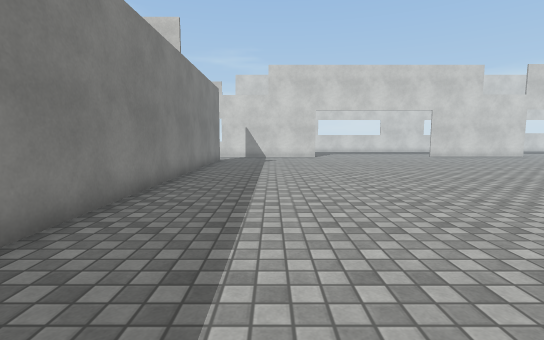
view 1 (above)

24 first-person views from a walk through a scene from a Unity 3-D project. The camera is 1.2 m above the floor, tilts 6° down and sees 85° across. The floor is counted in squares, 1 m on a side. Each view is taken from the middle of a square. On the plan, view 1 faces up. The plan holds only what a view shows up to about 13 squares ahead; the rest is blank. The player is left out. Surface patterns are stand-ins for the level's own textures.

view 2
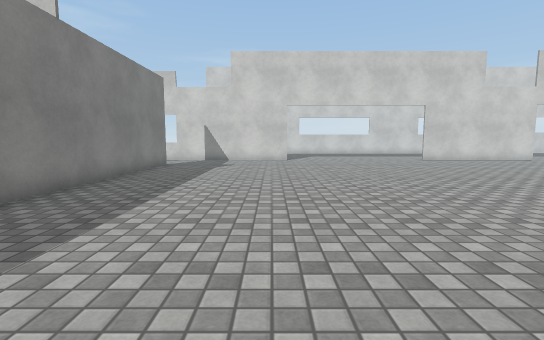

view 3
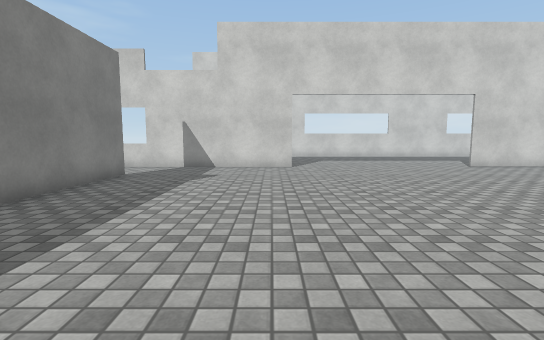

view 4
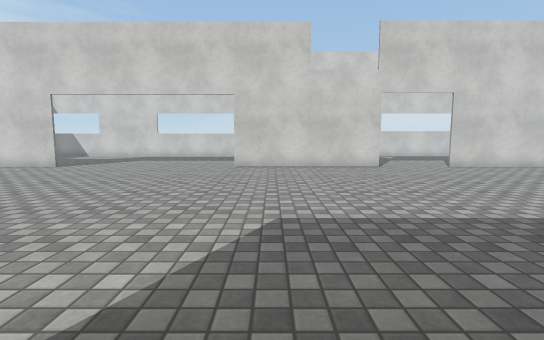

view 5
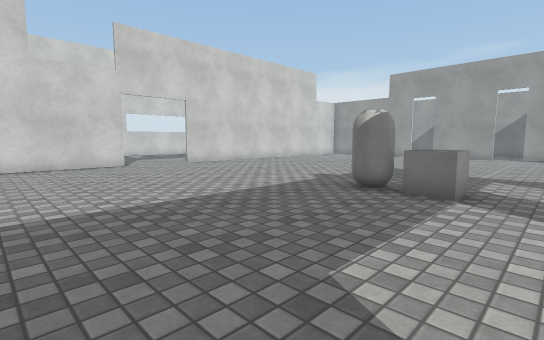

view 6
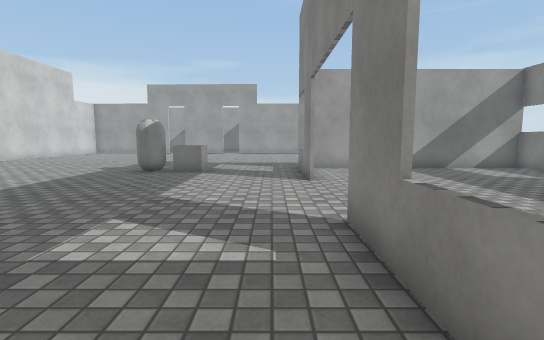

view 7
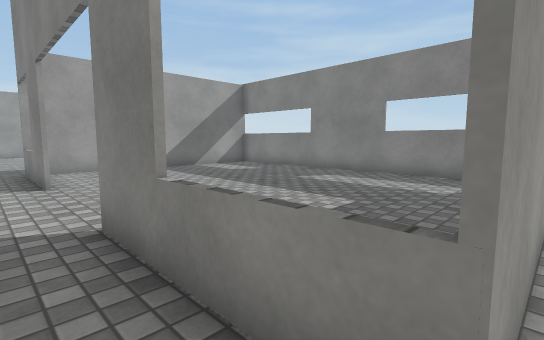

view 8
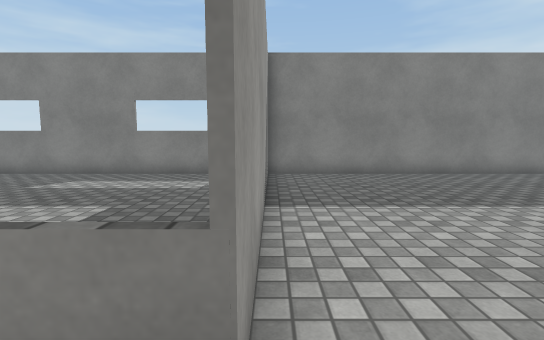

view 9
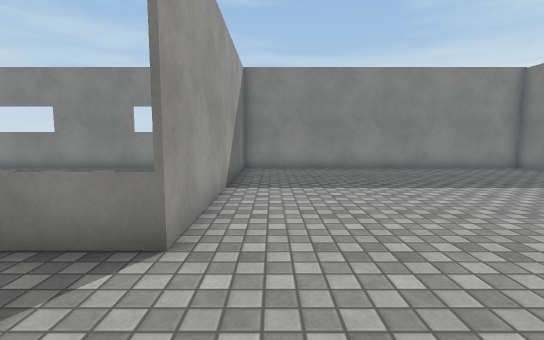

view 10
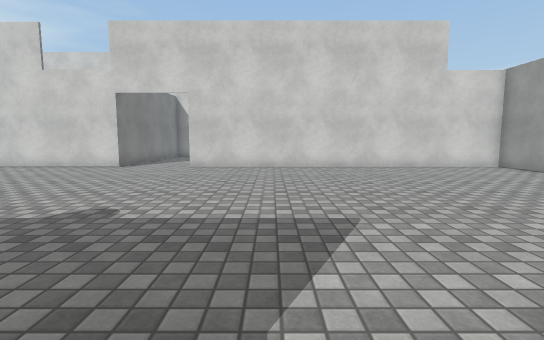

view 11
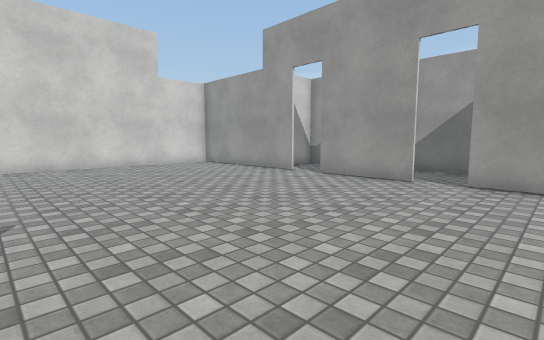

view 12
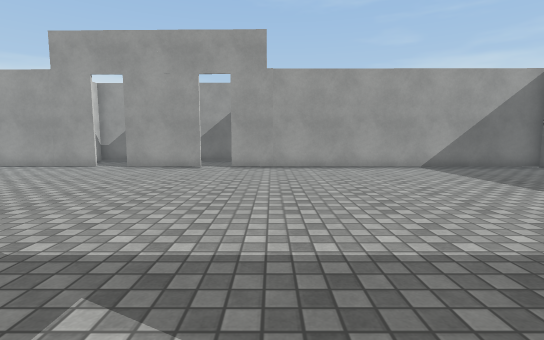

view 13
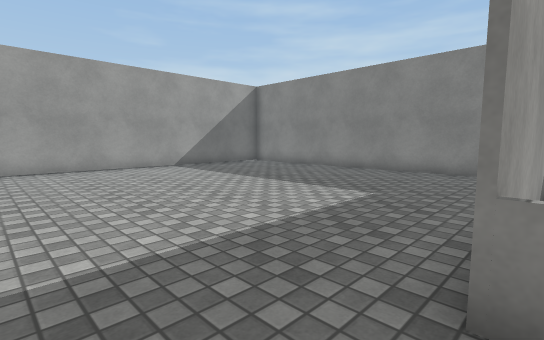

view 14
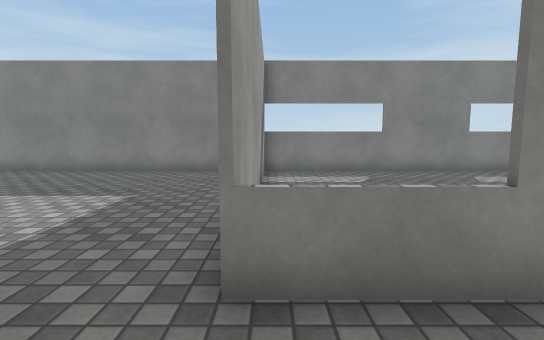

view 15
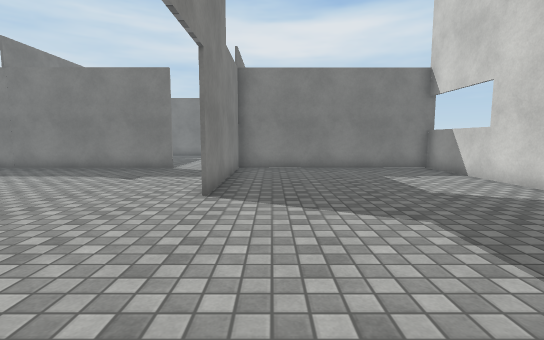

view 16
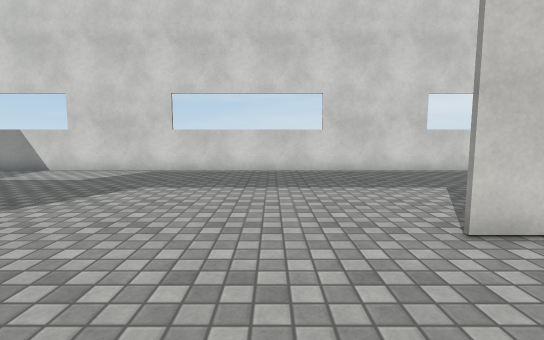

view 17
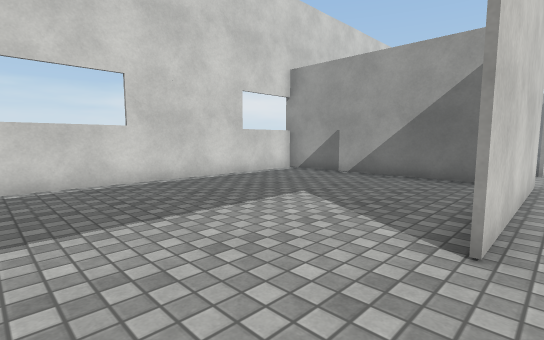

view 18
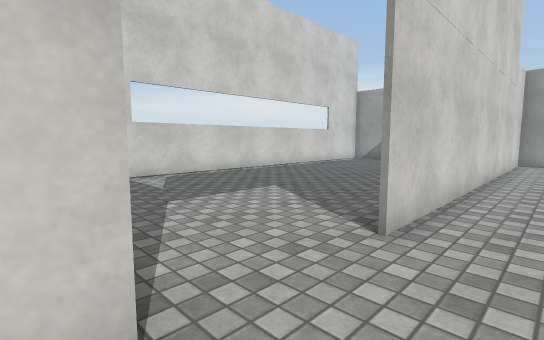

view 19
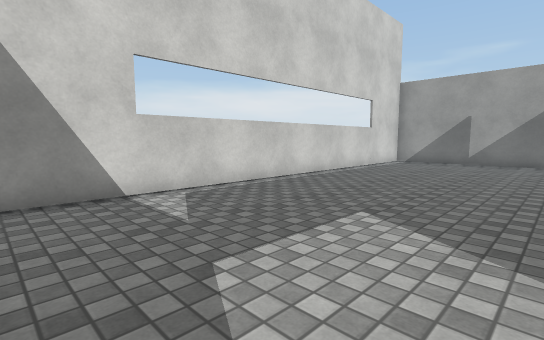

view 20
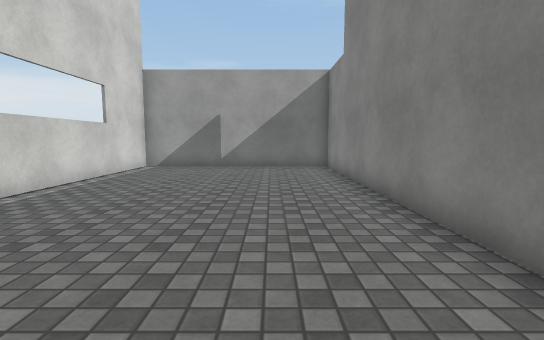

view 21
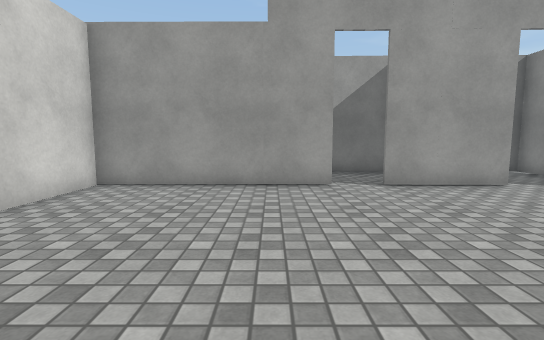

view 22
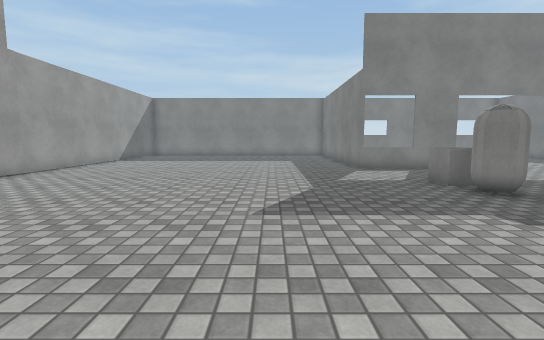

view 23
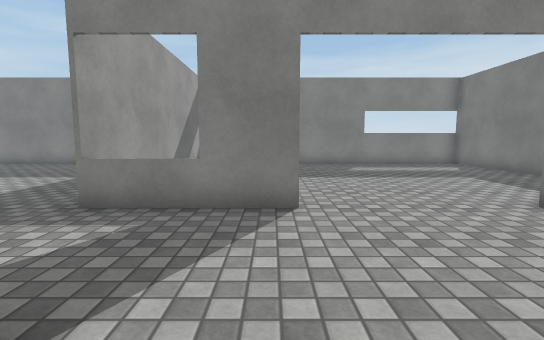

view 24
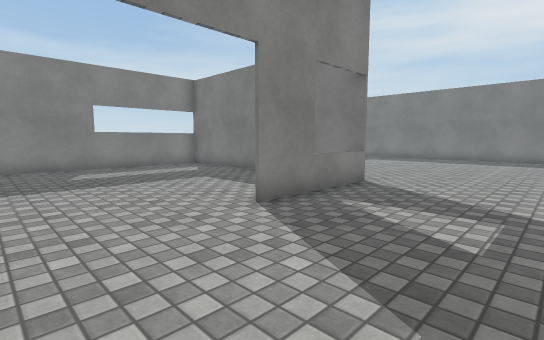

### Floor plan
Points are (right, up) in squares from view 1. A wall is a line through its corners. A room is listed if a view was taken in it or the views show most of it. See-through windows are left out.
Room 1 (views 1, 2, 3, 4, 5, 6, 7, 8, 9, 10, 11, 12, 13, 14, 15, 16, 17, 18, 19, 20, 21, 22, 23, 24)
walls: (16.5, 3.9) (20.4, 3.9) (20.4, 2.9); (16.5, 20.1) (16.5, 19.5) (10.4, 19.5); (16.4, 20.6) (16.4, 27.6); (8.2, 4) (8.2, 2.1); (22.5, 19.6) (32.6, 19.6); (8.2, -0.5) (8.2, -4.1); (2.9, 19.5) (-1.6, 19.5); (10.1, -5.2) (20.3, -5.2) (20.3, 4); (21.9, -5.2) (30.4, -5.2); (32.5, 9) (32.5, 12.2); (32.5, 13.3) (32.8, 27.4) (-3.2, 27.4); (-2.9, 17.1) (-3, 3.1); (32.6, 19.5) (19.5, 19.5); (-3, -3.9) (-3, -5.2) (8.1, -5.2) (8.1, 3.9) (12.2, 3.9); (32.2, -5.3) (32.4, 7.7); (-3.2, 27.6) (-3.2, 19.6) (2.9, 19.6)
ways out: opening at (-1.3, 18); opening at (32, 8.5); opening at (33, 13)
objects: cube (19, 8); capsule (19, 9) to (19, 10)

Positions as (right, up) in squares from view 1, and headings:
1: (0, 0), facing up
2: (2, 3), facing up
3: (2, 7), facing up
4: (12, 7), facing up
5: (12, 6), facing up-right
6: (8, 5), facing right
7: (8, 5), facing down-right
8: (8, 5), facing down
9: (7, 7), facing down
10: (23, 7), facing up
11: (24, 6), facing up-right
12: (20, 6), facing right
13: (20, 6), facing down-right
14: (20, 6), facing down
15: (9, 21), facing left
16: (8, 16), facing up
17: (7, 19), facing up-right
18: (16, 18), facing up-right
19: (17, 21), facing up-right
20: (20, 22), facing right
21: (25, 15), facing right
22: (24, 16), facing down
23: (17, 9), facing down
24: (16, 8), facing down-left
